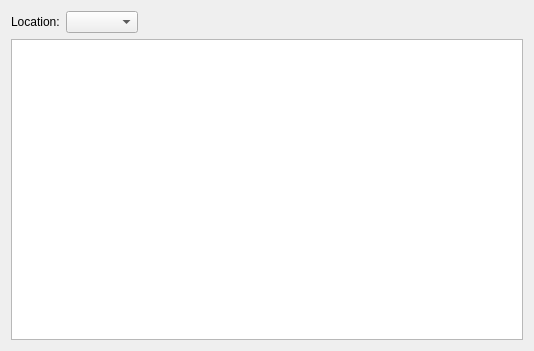
<?xml version="1.0" encoding="UTF-8"?>
<ui version="4.0">
 <class>RequestTableWidget</class>
 <widget class="QWidget" name="RequestTableWidget">
  <property name="geometry">
   <rect>
    <x>0</x>
    <y>0</y>
    <width>534</width>
    <height>351</height>
   </rect>
  </property>
  <property name="windowTitle">
   <string>Form</string>
  </property>
  <layout class="QVBoxLayout" name="verticalLayout">
   <item>
    <layout class="QHBoxLayout" name="horizontalLayout">
     <item>
      <widget class="QLabel" name="label">
       <property name="text">
        <string>Location:</string>
       </property>
      </widget>
     </item>
     <item>
      <widget class="QComboBox" name="comboBox"/>
     </item>
     <item>
      <spacer name="horizontalSpacer">
       <property name="orientation">
        <enum>Qt::Horizontal</enum>
       </property>
       <property name="sizeHint" stdset="0">
        <size>
         <width>40</width>
         <height>20</height>
        </size>
       </property>
      </spacer>
     </item>
    </layout>
   </item>
   <item>
    <widget class="AdvSchemeTableView" name="tableView">
     <property name="font">
      <font>
       <family>Tahoma</family>
      </font>
     </property>
    </widget>
   </item>
  </layout>
 </widget>
 <customwidgets>
  <customwidget>
   <class>AdvSchemeTableView</class>
   <extends>QTableView</extends>
   <header>advschemetableview.h</header>
  </customwidget>
 </customwidgets>
 <resources/>
 <connections/>
</ui>
